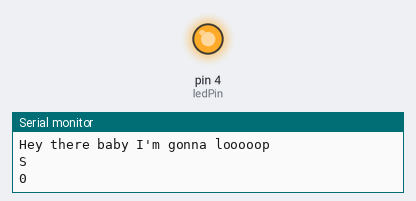
A sketch run on a simulated Arduino Uno, built with avr-gcc and run on an emulated ATmega328P. Parts: output pins drawn as LEDs (lit = HIGH), the last lines printed to the serial monitor.

Above: at 0.2 s.
At 11.2 s:
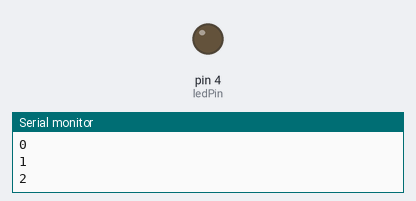
Timing chart, 0 to 16.3 s (numbered marks = the images above):
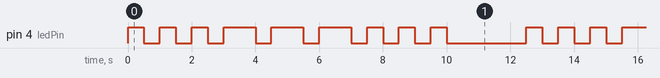

The sketch:

blinkMorseForLoop.ino
```cpp
int ledPin = 4;

void setup() {
  pinMode(ledPin, OUTPUT);

  Serial.begin(115200);
}

void loop() {
  // Write out a program that blinks "SOS" in Morse Code
  // Three short blinks, three long blinks, three short

  Serial.println("Hey there baby I'm gonna looooop");

  Serial.println("S");
  for (int i = 0; i < 3; i++) {
    Serial.println(i);

    digitalWrite(ledPin, HIGH);
    delay(500);
    digitalWrite(ledPin, LOW);
    delay(500);
  }

  Serial.println("O");
  for (int i = 0; i < 3; i++) {
    Serial.println(i);

    digitalWrite(ledPin, HIGH);
    delay(1000);
    digitalWrite(ledPin, LOW);
    delay(500);
  }

  Serial.println("S");
  for (int i = 0; i < 3; i++) {
    Serial.println(i);

    digitalWrite(ledPin, HIGH);
    delay(500);
    digitalWrite(ledPin, LOW);
    delay(500);
  }

  delay(2000);
}
```

Measured:
- by itself, pin 4 (ledPin): repeats every 12.5 s: 2 × (LOW 0.50 s, HIGH 0.50 s), 3 × (LOW 0.50 s, HIGH 1.0 s), 3 × (LOW 0.50 s, HIGH 0.50 s), LOW 2.5 s, HIGH 0.50 s
- by itself, everything shown: repeats every 12.5 s, in 18 steps
